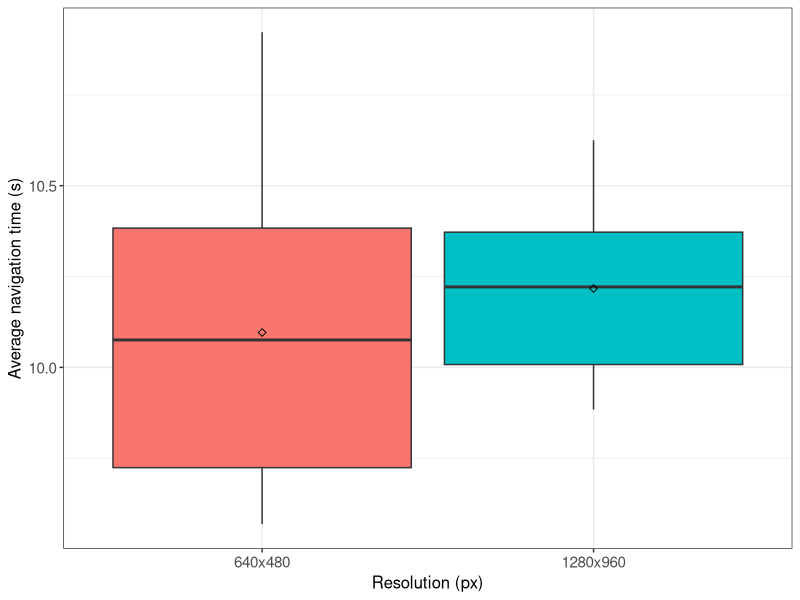
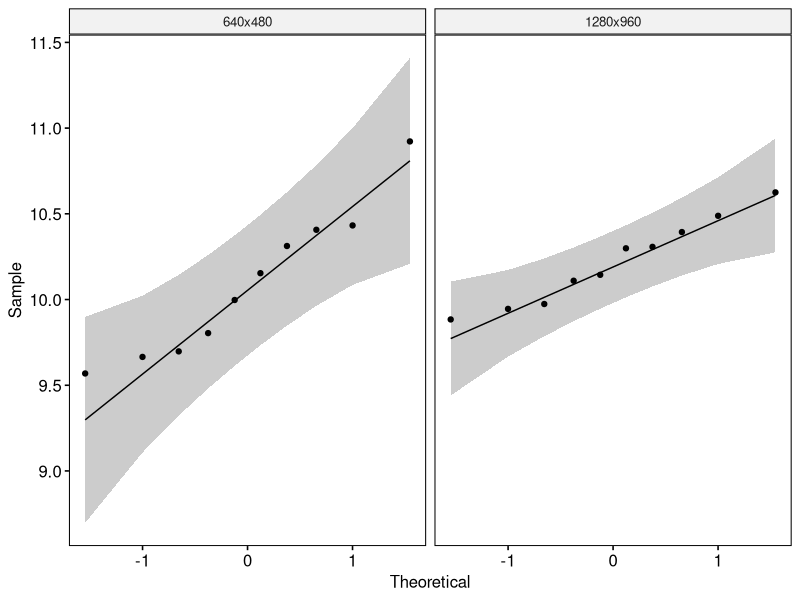

The R source for these figures, in order:
## ---- chunk 1
if (!require('tidyverse')) install.packages('tidyverse', dependencies = TRUE); library('tidyverse')
if (!require('ggpubr')) install.packages('ggpubr', dependencies = TRUE); library('ggpubr')
if (!require('rstatix')) install.packages('rstatix', dependencies = TRUE); library('rstatix')
if (!require('ggplot2')) install.packages('ggplot2', dependencies = TRUE); library('ggplot2')
## ---- chunk 2
data <- read.csv(file = '../../raw_data/test_resolution/run_table.csv')
data$avg_navigation_time <- (data$avg_goal_sending_delay_ms + data$avg_goal_processing_s*1000 + data$avg_nav_result_delay_ms) / 1000
data <- subset(data, select = c(X__run_id, resolution, avg_navigation_time))
data$resolution <- factor(data$resolution, levels = c("640x480", "1280x960"))
data$avg_navigation_time <- as.numeric(data$avg_navigation_time)
## ---- chunk 3
data %>%
  group_by(resolution) %>%
  get_summary_stats(avg_navigation_time, type = "mean_sd")
## ---- chunk 4
ggplot(data, aes(x = resolution, y = avg_navigation_time, fill = resolution)) +
  theme_bw() + 
  geom_boxplot(width = 0.9, outlier.size = 0.5) + 
  stat_summary(fun = mean, color = 'black', geom = 'point', shape = 5, size = 1.5) +
  labs(x = "Resolution (px)", y = "Average navigation time (s)") +
  theme(legend.position = 'none') +
  theme(
    axis.title.x = element_text(size = 12, family = 'sans'),
    axis.title.y = element_text(size = 12, family = 'sans'),
    axis.text.x = element_text(size = 11, family = 'sans'),
    axis.text.y = element_text(size = 11, family = 'sans')
  )
## ---- chunk 5
data %>% 
  group_by(resolution) %>%
  identify_outliers(avg_navigation_time)
## ---- chunk 6
ggqqplot(data, x = "avg_navigation_time", facet.by = "resolution")
## ---- chunk 7
data %>%
  group_by(resolution) %>%
  shapiro_test(avg_navigation_time)
## ---- chunk 8
data %>%
  t_test(avg_navigation_time ~ resolution) %>%
  add_significance()
